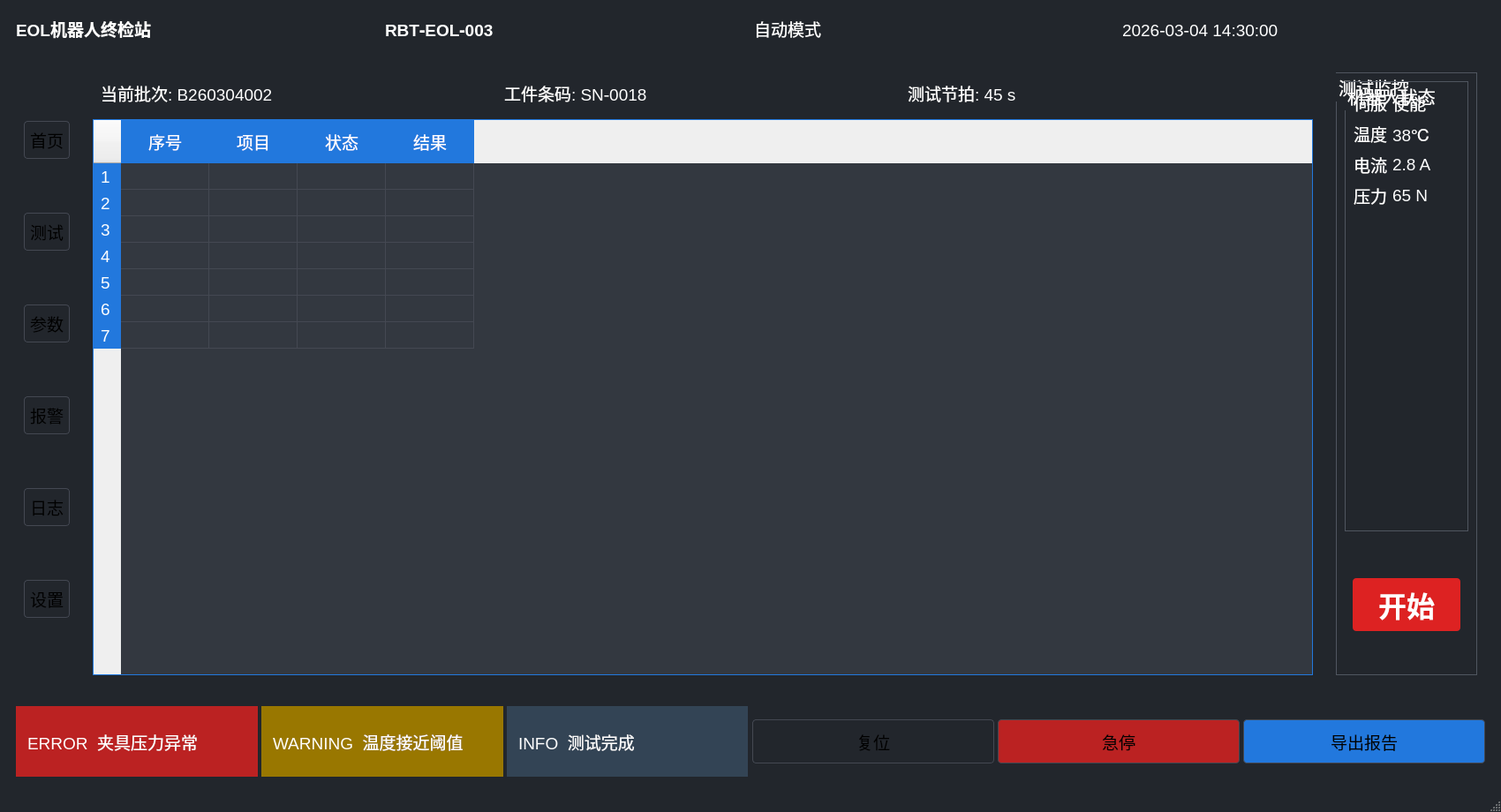
<?xml version="1.0" encoding="UTF-8"?>
<ui version="4.0">
 <class>MainWindow</class>
 <widget class="QMainWindow" name="MainWindow">
  <property name="geometry">
   <rect>
    <x>0</x>
    <y>0</y>
    <width>1700</width>
    <height>920</height>
   </rect>
  </property>
  <property name="windowTitle">
   <string>EOL机器人终检站</string>
  </property>
  <property name="styleSheet">
   <string notr="true">
QMainWindow{background-color:#22262c;color:#ffffff;}
QPushButton{border-radius:4px;border:1px solid #444852;font-size:14pt;padding:6px;}
QPushButton#btnNav{background:#3a3f48;color:#ffffff;min-height:60px;font-size:14pt;}
QPushButton#btnNav:checked{background:#2278dd;color:#ffffff;}
QTableWidget{background:#333840;color:#ffffff;gridline-color:#444852;border:1px solid #2278dd;}
QTableWidget::item{background-color:#333840;}
QHeaderView::section{background:#2278dd;color:#ffffff;font-size:14pt;padding:8px;border:none;}
QGroupBox{border:1px solid #505660;color:#ffffff;font-size:15pt;}
QLabel{font-size:14pt;color:#ffffff;}
</string>
  </property>
  <widget class="QWidget" name="centralwidget">
   <layout class="QVBoxLayout" name="verticalLayoutMain">
    <property name="spacing">
     <number>8</number>
    </property>
    <property name="contentsMargins">
     <!-- <margin>8</margin> -->
    </property>
    <item>
     <!-- ========== 顶部标题栏 ========== -->
     <widget class="QWidget" name="widgetTopBar">
      <property name="minimumHeight">
       <number>70</number>
      </property>
      <layout class="QHBoxLayout" name="horizontalLayoutTop">
       <item>
        <widget class="QLabel" name="labelTitle">
         <property name="text">
          <string>EOL机器人终检站</string>
         </property>
         <property name="font">
          <font>
           <pointsize>18</pointsize>
           <weight>75</weight>
          </font>
         </property>
        </widget>
       </item>
       <item>
        <spacer/>
       </item>
       <item>
        <widget class="QLabel" name="labelDeviceId">
         <property name="text">
          <string>RBT‑EOL‑003</string>
         </property>
         <property name="font">
          <font>
           <pointsize>18</pointsize>
           <weight>75</weight>
          </font>
         </property>
        </widget>
       </item>
       <item>
        <spacer/>
       </item>
       <item>
        <widget class="QLabel" name="labelMode">
         <property name="text">
          <string>自动模式 &lt;RUNNING&gt;</string>
         </property>
        </widget>
       </item>
       <item>
        <spacer/>
       </item>
       <item>
        <widget class="QLabel" name="labelTime">
         <property name="text">
          <string>2026‑03‑04 14:30:00</string>
         </property>
        </widget>
       </item>
      </layout>
     </widget>
    </item>
    <item>
     <!-- ========== 主体布局：左导航｜中间表格｜右侧监控 ========== -->
     <widget class="QWidget" name="widgetBody">
      <layout class="QHBoxLayout" name="horizontalLayoutBody">
       <property name="spacing">
        <number>8</number>
       </property>
       <item>
        <!-- 左侧导航按钮组 -->
        <widget class="QWidget" name="widgetLeftNav">
         <property name="maximumWidth">
          <number>120</number>
         </property>
         <layout class="QVBoxLayout" name="verticalLayoutNav">
          <item>
           <widget class="QPushButton" name="btnHome">
            <property name="objectName">
             <string>btnNav</string>
            </property>
            <property name="text">
             <string>首页</string>
            </property>
            <property name="checkable">
             <bool>true</bool>
            </property>
            <property name="checked">
             <bool>true</bool>
            </property>
           </widget>
          </item>
          <item>
           <widget class="QPushButton" name="btnTest">
            <property name="objectName">
             <string>btnNav</string>
            </property>
            <property name="text">
             <string>测试</string>
            </property>
            <property name="checkable">
             <bool>true</bool>
            </property>
           </widget>
          </item>
          <item>
           <widget class="QPushButton" name="btnParam">
            <property name="objectName">
             <string>btnNav</string>
            </property>
            <property name="text">
             <string>参数</string>
            </property>
            <property name="checkable">
             <bool>true</bool>
            </property>
           </widget>
          </item>
          <item>
           <widget class="QPushButton" name="btnAlarm">
            <property name="objectName">
             <string>btnNav</string>
            </property>
            <property name="text">
             <string>报警</string>
            </property>
            <property name="checkable">
             <bool>true</bool>
            </property>
           </widget>
          </item>
          <item>
           <widget class="QPushButton" name="btnLog">
            <property name="objectName">
             <string>btnNav</string>
            </property>
            <property name="text">
             <string>日志</string>
            </property>
            <property name="checkable">
             <bool>true</bool>
            </property>
           </widget>
          </item>
          <item>
           <widget class="QPushButton" name="btnSetting">
            <property name="objectName">
             <string>btnNav</string>
            </property>
            <property name="text">
             <string>设置</string>
            </property>
            <property name="checkable">
             <bool>true</bool>
            </property>
           </widget>
          </item>
          <item>
           <spacer name="verticalSpacerNav"/>
          </item>
         </layout>
        </widget>
       </item>
       <item>
        <!-- 中间区域：批次信息 + 测试表格 -->
        <widget class="QWidget" name="widgetCenter">
         <layout class="QVBoxLayout" name="verticalLayoutCenter">
          <item>
           <!-- 批次、条码、节拍行 -->
           <widget class="QWidget" name="widgetBatchInfo">
            <layout class="QHBoxLayout" name="horizontalLayoutBatch">
             <item>
              <widget class="QLabel" name="labelBatch">
               <property name="text">
                <string>当前批次: B260304002</string>
               </property>
              </widget>
             </item>
             <item>
              <spacer/>
             </item>
             <item>
              <widget class="QLabel" name="labelSN">
               <property name="text">
                <string>工件条码: SN‑0018</string>
               </property>
              </widget>
             </item>
             <item>
              <spacer/>
             </item>
             <item>
              <widget class="QLabel" name="labelCycle">
               <property name="text">
                <string>测试节拍: 45 s</string>
               </property>
              </widget>
             </item>
            </layout>
           </widget>
          </item>
          <item>
           <!-- 测试项目表格 -->
           <widget class="QTableWidget" name="tableTestItem">
            <property name="minimumHeight">
             <number>480</number>
            </property>
            <property name="columnCount">
             <number>4</number>
            </property>
            <property name="rowCount">
             <number>7</number>
            </property>
            <column>
             <property name="text">
              <string>序号</string>
             </property>
            </column>
            <column>
             <property name="text">
              <string>项目</string>
             </property>
            </column>
            <column>
             <property name="text">
              <string>状态</string>
             </property>
            </column>
            <column>
             <property name="text">
              <string>结果</string>
             </property>
            </column>
           </widget>
          </item>
         </layout>
        </widget>
       </item>
       <item>
        <!-- 右侧：测试监控面板 -->
        <widget class="QWidget" name="widgetRight">
         <property name="maximumWidth">
          <number>260</number>
         </property>
         <layout class="QVBoxLayout" name="verticalLayoutRight">
          <item>
           <widget class="QGroupBox" name="groupMonitor">
            <property name="title">
             <string>测试监控</string>
            </property>
            <layout class="QVBoxLayout" name="verticalLayoutGroup">
             <item>
              <widget class="QGroupBox" name="groupRobotState">
               <property name="title">
                <string>机器人状态</string>
               </property>
               <layout class="QFormLayout" name="formLayoutRobot">
                <item row="0" column="0">
                 <widget class="QLabel" name="lblServo">
                  <property name="text">
                   <string>伺服</string>
                  </property>
                 </widget>
                </item>
                <item row="0" column="1">
                 <widget class="QLabel" name="lblServoVal">
                  <property name="text">
                   <string>使能</string>
                  </property>
                 </widget>
                </item>
                <item row="1" column="0">
                 <widget class="QLabel" name="lblTemp">
                  <property name="text">
                   <string>温度</string>
                  </property>
                 </widget>
                </item>
                <item row="1" column="1">
                 <widget class="QLabel" name="lblTempVal">
                  <property name="text">
                   <string>38℃</string>
                  </property>
                 </widget>
                </item>
                <item row="2" column="0">
                 <widget class="QLabel" name="lblCurrent">
                  <property name="text">
                   <string>电流</string>
                  </property>
                 </widget>
                </item>
                <item row="2" column="1">
                 <widget class="QLabel" name="lblCurrentVal">
                  <property name="text">
                   <string>2.8 A</string>
                  </property>
                 </widget>
                </item>
                <item row="3" column="0">
                 <widget class="QLabel" name="lblPressure">
                  <property name="text">
                   <string>压力</string>
                  </property>
                 </widget>
                </item>
                <item row="3" column="1">
                 <widget class="QLabel" name="lblPressureVal">
                  <property name="text">
                   <string>65 N</string>
                  </property>
                 </widget>
                </item>
               </layout>
              </widget>
             </item>
             <item>
              <spacer/>
             </item>
             <!-- 关键：QWidget容器固定居中，隔绝layout拉伸 -->
             <item>
              <widget class="QWidget" name="containerBtnStart">
               <property name="minimumSize">
                <size>
                 <width>140</width>
                 <height>140</height>
                </size>
               </property>
               <property name="maximumSize">
                <size>
                 <width>140</width>
                 <height>140</height>
                </size>
               </property>
               <layout class="QHBoxLayout">
                <item>
                 <widget class="QPushButton" name="btnStart">
                  <property name="fixedSize">
                   <size>
                    <width>140</width>
                    <height>140</height>
                   </size>
                  </property>
                  <property name="styleSheet">
                   <string notr="true">
QPushButton#btnStart{
    background-color:#dd2222;
    color:#ffffff;
    font-size:24pt;
    font-weight:bold;
    border:none;
    border‑radius:70px;
}
QPushButton#btnStart:hover{background:#ff3333;}
QPushButton#btnStart:pressed{background:#aa1111;}
                   </string>
                  </property>
                  <property name="text">
                   <string>开始</string>
                  </property>
                 </widget>
                </item>
               </layout>
              </widget>
             </item>
            </layout>
           </widget>
          </item>
         </layout>
        </widget>
       </item>
      </layout>
     </widget>
    </item>
    <item>
     <!-- ========== 底部：报警栏 + 功能按钮 ========== -->
     <widget class="QWidget" name="widgetBottom">
      <property name="minimumHeight">
       <number>90</number>
      </property>
      <layout class="QHBoxLayout" name="horizontalLayoutBottom">
       <property name="spacing">
        <number>4</number>
       </property>
       <item>
        <widget class="QLabel" name="labelError">
         <property name="minimumSize">
          <size>
           <width>180</width>
           <height>80</height>
          </size>
         </property>
         <property name="styleSheet">
          <string notr="true">background:#bb2222;color:white;padding:8px;</string>
         </property>
         <property name="text">
          <string>ERROR  夹具压力异常</string>
         </property>
        </widget>
       </item>
       <item>
        <widget class="QLabel" name="labelWarn">
         <property name="minimumSize">
          <size>
           <width>180</width>
           <height>80</height>
          </size>
         </property>
         <property name="styleSheet">
          <string notr="true">background:#997700;color:white;padding:8px;</string>
         </property>
         <property name="text">
          <string>WARNING  温度接近阈值</string>
         </property>
        </widget>
       </item>
       <item>
        <widget class="QLabel" name="labelInfo">
         <property name="minimumSize">
          <size>
           <width>180</width>
           <height>80</height>
          </size>
         </property>
         <property name="styleSheet">
          <string notr="true">background:#334455;color:white;padding:8px;</string>
         </property>
         <property name="text">
          <string>INFO  测试完成</string>
         </property>
        </widget>
       </item>
       <item>
        <spacer/>
       </item>
       <item>
        <widget class="QPushButton" name="btnReset">
         <property name="minimumSize">
          <size>
           <width>140</width>
           <height>50</height>
          </size>
         </property>
         <property name="text">
          <string>复位</string>
         </property>
        </widget>
       </item>
       <item>
        <widget class="QPushButton" name="btnEStop">
         <property name="minimumSize">
          <size>
           <width>140</width>
           <height>50</height>
          </size>
         </property>
         <property name="styleSheet">
          <string notr="true">background:#bb2222;</string>
         </property>
         <property name="text">
          <string>急停</string>
         </property>
        </widget>
       </item>
       <item>
        <widget class="QPushButton" name="btnExportReport">
         <property name="minimumSize">
          <size>
           <width>180</width>
           <height>50</height>
          </size>
         </property>
         <property name="styleSheet">
          <string notr="true">background:#2278dd;</string>
         </property>
         <property name="text">
          <string>导出报告</string>
         </property>
        </widget>
       </item>
      </layout>
     </widget>
    </item>
   </layout>
  </widget>
  <widget class="QMenuBar" name="menubar">
   <property name="geometry">
    <rect>
     <x>0</x>
     <y>0</y>
     <width>1700</width>
     <height>22</height>
    </rect>
   </property>
  </widget>
  <widget class="QStatusBar" name="statusbar"/>
 </widget>
 <resources/>
 <connections/>
</ui>
